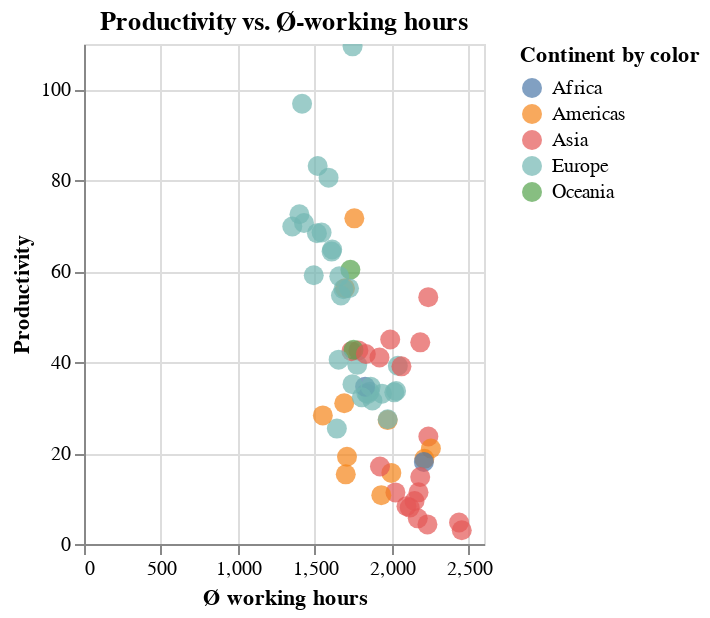

The notebook cell this image was saved under:
### Code cell
#case by case view
alt.Chart(df).mark_circle(size=100).encode(
    x='Ø working hours:Q',
    y='Productivity:Q',
    color=alt.Color('Continent', legend=alt.Legend(title="Continent by color"))
).interactive(
).properties(
    title='Productivity vs. Ø-working hours',
    width=200,
    height=250
)

### Figure 1 — Vega-Lite specification as saved in the notebook (floating-point values rounded to 4 significant figures)
{"config": {"view": {"continuousWidth": 400, "continuousHeight": 300}}, "data": {"name": "data-7e5e1d31b7d7dfe3b746d19bb1e7c61c"}, "mark": {"type": "circle", "size": 100}, "encoding": {"color": {"field": "Continent", "legend": {"title": "Continent by color"}, "type": "nominal"}, "x": {"field": "Ø working hours", "type": "quantitative"}, "y": {"field": "Productivity", "type": "quantitative"}}, "height": 250, "selection": {"selector008": {"type": "interval", "bind": "scales", "encodings": ["x", "y"]}}, "title": "Productivity vs. Ø-working hours", "width": 200, "$schema": "https://vega.github.io/schema/vega-lite/v4.17.0.json", "datasets": {"data-7e5e1d31b7d7dfe3b746d19bb1e7c61c": [{"Continent": "Americas", "Country": "Argentina", "Code": "ARG", "Year": 2017, "Ø working hours": 1692.0, "GDP": 23270.0, "Population": 44054616, "Gini coefficient": 0.3408, "Life satisfaction": 6.086, "Productivity": 30.96, "Health expenditure": 2470.0}, {"Continent": "Oceania", "Country": "Australia", "Code": "AUS", "Year": 2017, "Ø working hours": 1731.0, "GDP": 52540.0, "Population": 24590336, "Gini coefficient": 0.3408, "Life satisfaction": 7.234, "Productivity": 60.34, "Health expenditure": 4716.0}, {"Continent": "Europe", "Country": "Austria", "Code": "AUT", "Year": 2017, "Ø working hours": 1613.0, "GDP": 51950.0, "Population": 8797497, "Gini coefficient": 0.2974, "Life satisfaction": 7.195, "Productivity": 64.78, "Health expenditure": 5641.0}, {"Continent": "Asia", "Country": "Bangladesh", "Code": "BGD", "Year": 2017, "Ø working hours": 2232.0, "GDP": 4113.0, "Population": 161793968, "Gini coefficient": 0.3408, "Life satisfaction": 5.114, "Productivity": 4.308, "Health expenditure": 101.2}, {"Continent": "Europe", "Country": "Belgium", "Code": "BEL", "Year": 2017, "Ø working hours": 1544.0, "GDP": 45150.0, "Population": 11384491, "Gini coefficient": 0.2739, "Life satisfaction": 6.772, "Productivity": 68.52, "Health expenditure": 5450.0}, {"Continent": "Americas", "Country": "Brazil", "Code": "BRA", "Year": 2017, "Ø working hours": 1709.0, "GDP": 14280.0, "Population": 208504960, "Gini coefficient": 0.5333, "Life satisfaction": 6.451, "Productivity": 19.19, "Health expenditure": 1376.0}, {"Continent": "Europe", "Country": "Bulgaria", "Code": "BGR", "Year": 2017, "Ø working hours": 1644.0, "GDP": 19580.0, "Population": 7182430, "Gini coefficient": 0.4038, "Life satisfaction": 5.108, "Productivity": 25.39, "Health expenditure": 1608.0}, {"Continent": "Asia", "Country": "Cambodia", "Code": "KHM", "Year": 2017, "Ø working hours": 2456.0, "GDP": 3951.0, "Population": 15830694, "Gini coefficient": 0.3408, "Life satisfaction": 4.998, "Productivity": 3.023, "Health expenditure": 224.8}, {"Continent": "Americas", "Country": "Canada", "Code": "CAN", "Year": 2017, "Ø working hours": 1696.0, "GDP": 48900.0, "Population": 36554344, "Gini coefficient": 0.3331, "Life satisfaction": 7.109, "Productivity": 56.26, "Health expenditure": 5209.0}, {"Continent": "Americas", "Country": "Chile", "Code": "CHL", "Year": 2017, "Ø working hours": 1974.0, "GDP": 22860.0, "Population": 18368582, "Gini coefficient": 0.4444, "Life satisfaction": 5.942, "Productivity": 27.26, "Health expenditure": 2219.0}, {"Continent": "Asia", "Country": "China", "Code": "CHN", "Year": 2017, "Ø working hours": 2174.0, "GDP": 13850.0, "Population": 1410275968, "Gini coefficient": 0.3908, "Life satisfaction": 5.144, "Productivity": 11.36, "Health expenditure": 706.4}, {"Continent": "Americas", "Country": "Colombia", "Code": "COL", "Year": 2017, "Ø working hours": 1998.0, "GDP": 13430.0, "Population": 48351668, "Gini coefficient": 0.4972, "Life satisfaction": 6.35, "Productivity": 15.63, "Health expenditure": 1088.0}, {"Continent": "Americas", "Country": "Costa Rica", "Code": "CRI", "Year": 2017, "Ø working hours": 2212.0, "GDP": 18130.0, "Population": 4993849, "Gini coefficient": 0.4835, "Life satisfaction": 6.998, "Productivity": 18.73, "Health expenditure": 1440.0}, {"Continent": "Europe", "Country": "Croatia", "Code": "HRV", "Year": 2017, "Ø working hours": 1835.0, "GDP": 25360.0, "Population": 4192468, "Gini coefficient": 0.3035, "Life satisfaction": 5.626, "Productivity": 33.16, "Health expenditure": 1804.0}, {"Continent": "Asia", "Country": "Cyprus", "Code": "CYP", "Year": 2017, "Ø working hours": 1784.0, "GDP": 31250.0, "Population": 1208527, "Gini coefficient": 0.3142, "Life satisfaction": 6.137, "Productivity": 42.59, "Health expenditure": 2533.0}, {"Continent": "Europe", "Country": "Czechia", "Code": "CZE", "Year": 2017, "Ø working hours": 1776.0, "GDP": 35580.0, "Population": 10531315, "Gini coefficient": 0.2485, "Life satisfaction": 6.242, "Productivity": 39.42, "Health expenditure": 2786.0}, {"Continent": "Europe", "Country": "Denmark", "Code": "DNK", "Year": 2017, "Ø working hours": 1400.0, "GDP": 51670.0, "Population": 5737286, "Gini coefficient": 0.2875, "Life satisfaction": 7.693, "Productivity": 72.54, "Health expenditure": 5573.0}, {"Continent": "Americas", "Country": "Ecuador", "Code": "ECU", "Year": 2017, "Ø working hours": 1701.0, "GDP": 11410.0, "Population": 16696947, "Gini coefficient": 0.4467, "Life satisfaction": 5.809, "Productivity": 15.32, "Health expenditure": 863.0}, {"Continent": "Europe", "Country": "Estonia", "Code": "EST", "Year": 2017, "Ø working hours": 1857.0, "GDP": 30980.0, "Population": 1317550, "Gini coefficient": 0.3036, "Life satisfaction": 6.035, "Productivity": 33.49, "Health expenditure": 2242.0}, {"Continent": "Europe", "Country": "Finland", "Code": "FIN", "Year": 2017, "Ø working hours": 1659.0, "GDP": 43830.0, "Population": 5508146, "Gini coefficient": 0.2738, "Life satisfaction": 7.78, "Productivity": 58.88, "Health expenditure": 4339.0}, {"Continent": "Europe", "Country": "France", "Code": "FRA", "Year": 2017, "Ø working hours": 1514.0, "GDP": 42820.0, "Population": 64144092, "Gini coefficient": 0.3163, "Life satisfaction": 6.69, "Productivity": 68.37, "Health expenditure": 5060.0}, {"Continent": "Europe", "Country": "Germany", "Code": "DEU", "Year": 2017, "Ø working hours": 1354.0, "GDP": 51250.0, "Population": 82624368, "Gini coefficient": 0.312, "Life satisfaction": 7.035, "Productivity": 69.85, "Health expenditure": 6028.0}, {"Continent": "Europe", "Country": "Greece", "Code": "GRC", "Year": 2017, "Ø working hours": 2017.0, "GDP": 26480.0, "Population": 10692230, "Gini coefficient": 0.3435, "Life satisfaction": 5.952, "Productivity": 33.36, "Health expenditure": 2326.0}, {"Continent": "Asia", "Country": "Hong Kong", "Code": "HKG", "Year": 2017, "Ø working hours": 2186.0, "GDP": 49930.0, "Population": 7461508, "Gini coefficient": 0.3408, "Life satisfaction": 5.659, "Productivity": 44.37, "Health expenditure": 2230.0}, {"Continent": "Europe", "Country": "Hungary", "Code": "HUN", "Year": 2017, "Ø working hours": 1937.0, "GDP": 26910.0, "Population": 9788940, "Gini coefficient": 0.3058, "Life satisfaction": 6.0, "Productivity": 33.06, "Health expenditure": 1989.0}, {"Continent": "Europe", "Country": "Iceland", "Code": "ISL", "Year": 2017, "Ø working hours": 1493.0, "GDP": 49840.0, "Population": 343641, "Gini coefficient": 0.2613, "Life satisfaction": 7.533, "Productivity": 59.13, "Health expenditure": 4763.0}, {"Continent": "Asia", "Country": "India", "Code": "IND", "Year": 2017, "Ø working hours": 2117.0, "GDP": 6188.0, "Population": 1354195712, "Gini coefficient": 0.3594, "Life satisfaction": 3.249, "Productivity": 8.01, "Health expenditure": 181.5}, {"Continent": "Asia", "Country": "Indonesia", "Code": "IDN", "Year": 2017, "Ø working hours": 2024.0, "GDP": 10640.0, "Population": 264498848, "Gini coefficient": 0.3879, "Life satisfaction": 5.347, "Productivity": 11.35, "Health expenditure": 317.6}, {"Continent": "Europe", "Country": "Ireland", "Code": "IRL", "Year": 2017, "Ø working hours": 1746.0, "GDP": 86810.0, "Population": 4771860, "Gini coefficient": 0.3136, "Life satisfaction": 7.255, "Productivity": 109.5, "Health expenditure": 5583.0}, {"Continent": "Asia", "Country": "Israel", "Code": "ISR", "Year": 2017, "Ø working hours": 1921.0, "GDP": 38980.0, "Population": 8309256, "Gini coefficient": 0.382, "Life satisfaction": 7.332, "Productivity": 41.02, "Health expenditure": 2992.0}, {"Continent": "Europe", "Country": "Italy", "Code": "ITA", "Year": 2017, "Ø working hours": 1723.0, "GDP": 40160.0, "Population": 60004024, "Gini coefficient": 0.3593, "Life satisfaction": 6.445, "Productivity": 56.27, "Health expenditure": 3617.0}, {"Continent": "Asia", "Country": "Japan", "Code": "JPN", "Year": 2017, "Ø working hours": 1738.0, "GDP": 39600.0, "Population": 126662464, "Gini coefficient": 0.3408, "Life satisfaction": 5.908, "Productivity": 42.42, "Health expenditure": 4398.0}, {"Continent": "Europe", "Country": "Latvia", "Code": "LVA", "Year": 2017, "Ø working hours": 1875.0, "GDP": 27160.0, "Population": 1954861, "Gini coefficient": 0.3557, "Life satisfaction": 5.97, "Productivity": 31.57, "Health expenditure": 1704.0}, {"Continent": "Europe", "Country": "Lithuania", "Code": "LTU", "Year": 2017, "Ø working hours": 1844.0, "GDP": 29830.0, "Population": 2904452, "Gini coefficient": 0.3729, "Life satisfaction": 6.064, "Productivity": 32.99, "Health expenditure": 2178.0}, {"Continent": "Europe", "Country": "Luxembourg", "Code": "LUX", "Year": 2017, "Ø working hours": 1519.0, "GDP": 90600.0, "Population": 596290, "Gini coefficient": 0.3452, "Life satisfaction": 7.404, "Productivity": 83.17, "Health expenditure": 5981.0}, {"Continent": "Asia", "Country": "Malaysia", "Code": "MYS", "Year": 2017, "Ø working hours": 2238.0, "GDP": 24160.0, "Population": 31975812, "Gini coefficient": 0.3408, "Life satisfaction": 5.428, "Productivity": 23.65, "Health expenditure": 987.6}, {"Continent": "Europe", "Country": "Malta", "Code": "MLT", "Year": 2017, "Ø working hours": 2040.0, "GDP": 35150.0, "Population": 479507, "Gini coefficient": 0.2923, "Life satisfaction": 6.733, "Productivity": 39.22, "Health expenditure": 3873.0}, {"Continent": "Americas", "Country": "Mexico", "Code": "MEX", "Year": 2017, "Ø working hours": 2255.0, "GDP": 18940.0, "Population": 122839256, "Gini coefficient": 0.3408, "Life satisfaction": 6.432, "Productivity": 21.02, "Health expenditure": 1076.0}, {"Continent": "Asia", "Country": "Myanmar", "Code": "MMR", "Year": 2017, "Ø working hours": 2438.0, "GDP": 4763.0, "Population": 52288344, "Gini coefficient": 0.307, "Life satisfaction": 4.434, "Productivity": 4.735, "Health expenditure": 214.6}, {"Continent": "Europe", "Country": "Netherlands", "Code": "NLD", "Year": 2017, "Ø working hours": 1430.0, "GDP": 54230.0, "Population": 17207204, "Gini coefficient": 0.2854, "Life satisfaction": 7.425, "Productivity": 70.62, "Health expenditure": 5603.0}, {"Continent": "Oceania", "Country": "New Zealand", "Code": "NZL", "Year": 2017, "Ø working hours": 1752.0, "GDP": 39730.0, "Population": 4746253, "Gini coefficient": 0.3408, "Life satisfaction": 7.205, "Productivity": 42.74, "Health expenditure": 3876.0}, {"Continent": "Africa", "Country": "Nigeria", "Code": "NGA", "Year": 2017, "Ø working hours": 1827.0, "GDP": 5061.0, "Population": 193495904, "Gini coefficient": 0.3408, "Life satisfaction": 4.356, "Productivity": 34.62, "Health expenditure": 194.8}, {"Continent": "Europe", "Country": "Norway", "Code": "NOR", "Year": 2017, "Ø working hours": 1417.0, "GDP": 69600.0, "Population": 5277396, "Gini coefficient": 0.2699, "Life satisfaction": 7.442, "Productivity": 96.85, "Health expenditure": 6631.0}, {"Continent": "Asia", "Country": "Pakistan", "Code": "PAK", "Year": 2017, "Ø working hours": 2096.0, "GDP": 4744.0, "Population": 216379648, "Gini coefficient": 0.3408, "Life satisfaction": 4.443, "Productivity": 8.322, "Health expenditure": 132.7}, {"Continent": "Americas", "Country": "Peru", "Code": "PER", "Year": 2017, "Ø working hours": 1932.0, "GDP": 11960.0, "Population": 31605488, "Gini coefficient": 0.4329, "Life satisfaction": 5.999, "Productivity": 10.75, "Health expenditure": 624.0}, {"Continent": "Asia", "Country": "Philippines", "Code": "PHL", "Year": 2017, "Ø working hours": 2149.0, "GDP": 7858.0, "Population": 106738496, "Gini coefficient": 0.3408, "Life satisfaction": 6.268, "Productivity": 9.45, "Health expenditure": 321.6}, {"Continent": "Europe", "Country": "Poland", "Code": "POL", "Year": 2017, "Ø working hours": 2028.0, "GDP": 29050.0, "Population": 38532816, "Gini coefficient": 0.303, "Life satisfaction": 6.242, "Productivity": 33.66, "Health expenditure": 1972.0}, {"Continent": "Europe", "Country": "Portugal", "Code": "PRT", "Year": 2017, "Ø working hours": 1863.0, "GDP": 30430.0, "Population": 10307528, "Gini coefficient": 0.338, "Life satisfaction": 6.095, "Productivity": 34.62, "Health expenditure": 3072.0}, {"Continent": "Europe", "Country": "Romania", "Code": "ROU", "Year": 2017, "Ø working hours": 1806.0, "GDP": 25420.0, "Population": 19698852, "Gini coefficient": 0.3602, "Life satisfaction": 6.13, "Productivity": 32.27, "Health expenditure": 1399.0}, {"Continent": "Europe", "Country": "Russia", "Code": "RUS", "Year": 2017, "Ø working hours": 1974.0, "GDP": 26800.0, "Population": 145452544, "Gini coefficient": 0.3724, "Life satisfaction": 5.441, "Productivity": 27.45, "Health expenditure": 1406.0}, {"Continent": "Asia", "Country": "Singapore", "Code": "SGP", "Year": 2017, "Ø working hours": 2238.0, "GDP": 81440.0, "Population": 5764489, "Gini coefficient": 0.3408, "Life satisfaction": 6.378, "Productivity": 54.3, "Health expenditure": 4091.0}, {"Continent": "Europe", "Country": "Slovakia", "Code": "SVK", "Year": 2017, "Ø working hours": 1745.0, "GDP": 26470.0, "Population": 5439418, "Gini coefficient": 0.2324, "Life satisfaction": 6.243, "Productivity": 35.17, "Health expenditure": 2038.0}, {"Continent": "Europe", "Country": "Slovenia", "Code": "SVN", "Year": 2017, "Ø working hours": 1655.0, "GDP": 31590.0, "Population": 2098396, "Gini coefficient": 0.2422, "Life satisfaction": 6.665, "Productivity": 40.55, "Health expenditure": 2998.0}, {"Continent": "Africa", "Country": "South Africa", "Code": "ZAF", "Year": 2017, "Ø working hours": 2209.0, "GDP": 12740.0, "Population": 56641208, "Gini coefficient": 0.3408, "Life satisfaction": 5.035, "Productivity": 18.05, "Health expenditure": 1108.0}, {"Continent": "Asia", "Country": "South Korea", "Code": "KOR", "Year": 2017, "Ø working hours": 2063.0, "GDP": 40880.0, "Population": 51511640, "Gini coefficient": 0.3408, "Life satisfaction": 5.903, "Productivity": 39.08, "Health expenditure": 2926.0}, {"Continent": "Europe", "Country": "Spain", "Code": "ESP", "Year": 2017, "Ø working hours": 1686.0, "GDP": 38930.0, "Population": 46584168, "Gini coefficient": 0.3465, "Life satisfaction": 6.457, "Productivity": 56.06, "Health expenditure": 3557.0}, {"Continent": "Asia", "Country": "Sri Lanka", "Code": "LKA", "Year": 2017, "Ø working hours": 1924.0, "GDP": 12730.0, "Population": 21506816, "Gini coefficient": 0.3408, "Life satisfaction": 4.213, "Productivity": 17.05, "Health expenditure": 459.2}, {"Continent": "Europe", "Country": "Sweden", "Code": "SWE", "Year": 2017, "Ø working hours": 1609.0, "GDP": 52030.0, "Population": 10058191, "Gini coefficient": 0.2877, "Life satisfaction": 7.398, "Productivity": 64.34, "Health expenditure": 5656.0}, {"Continent": "Europe", "Country": "Switzerland", "Code": "CHE", "Year": 2017, "Ø working hours": 1590.0, "GDP": 73620.0, "Population": 8451688, "Gini coefficient": 0.3268, "Life satisfaction": 7.694, "Productivity": 80.59, "Health expenditure": 7990.0}, {"Continent": "Asia", "Country": "Taiwan", "Code": "TWN", "Year": 2017, "Ø working hours": 1990.0, "GDP": 45380.0, "Population": 23665028, "Gini coefficient": 0.3408, "Life satisfaction": 6.537, "Productivity": 45.0, "Health expenditure": 2230.0}, {"Continent": "Asia", "Country": "Thailand", "Code": "THA", "Year": 2017, "Ø working hours": 2185.0, "GDP": 16670.0, "Population": 70898208, "Gini coefficient": 0.3653, "Life satisfaction": 6.022, "Productivity": 14.75, "Health expenditure": 669.6}, {"Continent": "Asia", "Country": "Turkey", "Code": "TUR", "Year": 2017, "Ø working hours": 1832.0, "GDP": 26610.0, "Population": 82089824, "Gini coefficient": 0.4141, "Life satisfaction": 4.872, "Productivity": 41.8, "Health expenditure": 1167.0}, {"Continent": "Europe", "Country": "United Kingdom", "Code": "GBR", "Year": 2017, "Ø working hours": 1670.0, "GDP": 44090.0, "Population": 66064808, "Gini coefficient": 0.3515, "Life satisfaction": 7.157, "Productivity": 54.68, "Health expenditure": 4516.0}, {"Continent": "Americas", "Country": "United States", "Code": "USA", "Year": 2017, "Ø working hours": 1757.0, "GDP": 60120.0, "Population": 329791232, "Gini coefficient": 0.4118, "Life satisfaction": 6.944, "Productivity": 71.64, "Health expenditure": 10100.0}, {"Continent": "Americas", "Country": "Uruguay", "Code": "URY", "Year": 2017, "Ø working hours": 1552.0, "GDP": 20620.0, "Population": 3422205, "Gini coefficient": 0.3946, "Life satisfaction": 6.6, "Productivity": 28.3, "Health expenditure": 2030.0}, {"Continent": "Asia", "Country": "Vietnam", "Code": "VNM", "Year": 2017, "Ø working hours": 2170.0, "GDP": 6842.0, "Population": 94033048, "Gini coefficient": 0.3408, "Life satisfaction": 5.467, "Productivity": 5.653, "Health expenditure": 424.0}]}}
